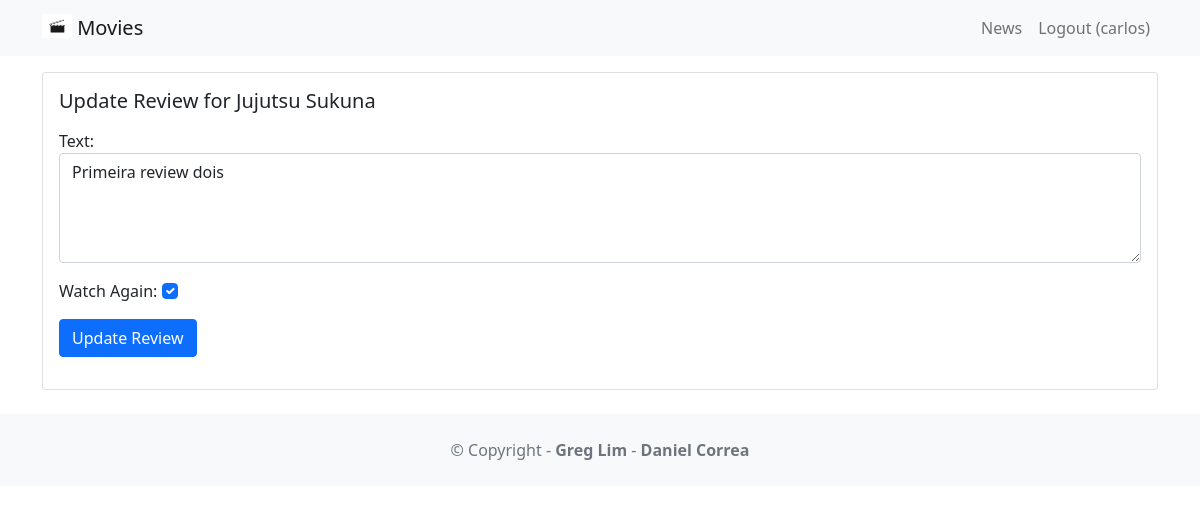
The app's page /movie/review/3 (signed in) with its own data.
### movie/models.py (models this page shows, shortened)
class Review(models.Model):
    text = models.CharField(max_length=100)
    date = models.DateTimeField(auto_now_add=True)
    user = models.ForeignKey(User,on_delete=models.CASCADE)
    movie = models.ForeignKey(Movie,on_delete=models.CASCADE)
    watchAgain = models.BooleanField()

class Movie(models.Model):
    title = models.CharField(max_length=100)
    description = models.CharField(max_length=250)
    image = models.ImageField(upload_to='movie/images/')
    url = models.URLField(blank=True)

### movie/views.py (the view, shortened to what this page needs)
# urls.py: path('review/<int:review_id>', views.updatereview, name='updatereview'),
@login_required
def updatereview(request, review_id):
    review = get_object_or_404(Review,pk=review_id,user=request.user)
    if request.method == 'GET':
        form = ReviewForm(instance=review)
        return render(request, 'updatereview.html', {'review': review,'form': form})

### movie/forms.py
class ReviewForm(ModelForm):
    def __init__(self, *args, **kwargs):
        super(ModelForm, self).__init__(*args, **kwargs)
        self.fields['text'].widget.attrs.update({'class': 'form-control'})
        self.fields['watchAgain'].widget.attrs.update({'class': 'form-check-input'})
    class Meta:
        model = Review
        fields = ['text','watchAgain']
        labels = {
            'watchAgain': ('Watch Again')
        }
        widgets = {
            'text': Textarea(attrs={'rows': 4}),
        }

### movie/templates/updatereview.html (shortened to what this page needs)
{% extends 'base.html' %}
{% block content %}
    <div class="card mb-3">
        <div class="row g-0">
            <div>
                <div class="card-body">
                    <h5 class="card-title">
                        Update Review for {{ review.movie.title }}
                    </h5>
                    <p class="card-text">
                        <form method="POST">
                            {{ form.as_p }}
                            <button type="submit" class="btn btn-primary">
                                Update Review
                            </button>
                        </form>
                    </p>
                </div>
            </div>
        </div>
    </div>
{% endblock content %}

### moviereviews/templates/base.html (shortened to what this page needs)
<!DOCTYPE html>
<html>
<head>
    <link href="https://cdn.jsdelivr.net/npm/bootstrap@5.1.1/dist/css/bootstrap.min.css" rel="stylesheet"/>
</head>
<body>
    <nav class="navbar navbar-expand-lg navbar-light bg-light mb-3">
        <div class="container">
            <a class="navbar-brand" href="{% url 'home' %}">
                {% load static %}
                <img src="{% static 'images/movie.jpg' %}" alt="" width="30" height="24" class="d-inline-block align-text-top" />
                Movies
            </a>
            <div class="collapse navbar-collapse" id="navbarNavAltMarkup">
                <div class="navbar-nav ms-auto">
                    <a class="nav-link" href="{% url 'news' %}">News</a>
                    {% if user.is_authenticated %}
                        <a class="nav-link" href="{% url 'logoutaccount' %}">
                            Logout ({{ user.username }})
                        </a>
                    {% else %}
                        <a class="nav-link" href="{% url 'loginaccount' %}">Login</a>
                        <a class="nav-link" href="{% url 'signupaccount' %}">Sign Up</a>
                    {% endif %}
                </div>
            </div>
        </div>
    </nav>
    <div class="container">
        {% block content %}
        {% endblock content %}
    </div>
    <footer class="text-center text-lg-start bg-light text-muted mt-4">
        <div class="text-center p-4">
            © Copyright -
            <a class="text-reset fw-bold text-decoration-none" target="_blank" href="https://twitter.com/greglim81">
                Greg Lim
            </a> -
            <a class="text-reset fw-bold text-decoration-none" target="_blank" href="https://twitter.com/danielgarax">
                Daniel Correa
            </a>
        </div>
    </footer>
</body>
</html>

### records on screen
Review: movie "Jujutsu Sukuna", text "Primeira review dois", watchAgain "☑"

### other values on screen
{{ user.username }} "carlos"
